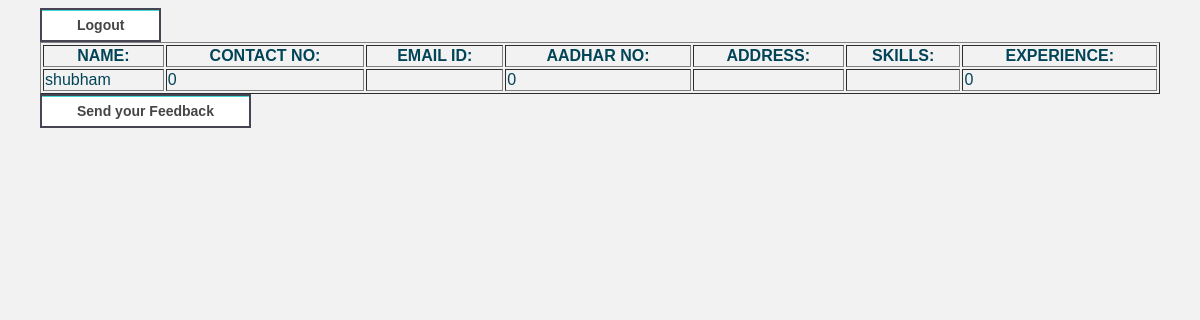
The page /search.php (signed in) on the database its author committed.
### tables this page shows
CREATE TABLE `person2` (
  `id` int(11) NOT NULL,
  `name` varchar(11) NOT NULL,
  `contactno` int(22) NOT NULL,
  `aadharno` int(33) NOT NULL,
  `email` varchar(44) NOT NULL,
  `address` varchar(55) NOT NULL,
  `experience` int(66) NOT NULL,
  `work` varchar(77) NOT NULL
);

### search.php (the view, shortened to what this page needs)
<!DOCTYPE html>
<html>
    <body>
        <a href="logout.php"><button>Logout</button></a>
<?php
$conn = mysqli_connect('127.0.0.1', 'root','','information2');
  $Skills= $_GET['skills'];
$sql = "SELECT * FROM person2 WHERE `work`='".$Skills."'";
$result = mysqli_query($conn, $sql);
?>
  <table border="1" style="width:100%";>
  <tr>
    <th>NAME:</th>
    <th>CONTACT NO:</th>
       <th>EMAIL ID:</th>
    <th>AADHAR NO:</th>
      <th>ADDRESS:</th>
    <th>SKILLS:</th>
    <th>EXPERIENCE:</th>
  </tr>
  <?php
 while($row = mysqli_fetch_assoc($result)){
  echo "<tr>";
echo "<td>".$row ["name"]."</td>";
echo  "<td>".$row ["contactno"]."</td>";
echo "<td>".$row["email"]."</td>";
echo  "<td>".$row ["aadharno"]."</td>";
echo "<td>".$row ["address"]."</td>";
echo  "<td>".$row ["work"]."</td>";
echo "<td>".$row ["experience"]."</td>";
echo "</tr>";
}
?>
        </table>
        <a href="feedback-form.html"><button>Send your Feedback</button></a>
    </body>
</html>

### search.php (style rules this page uses)
body { padding: 0 2em; font-family: Arial, sans-serif; color: #024457; background: #f2f2f2; }
button { background: #fff; border: solid 2px #474553; color: #474544; cursor: pointer; display: inline-block; font-family: 'Helvetica', Arial, sans-serif; font-size: 0.875em; font-weight: bold; outline: inherit; padding: 7px 35px; margin: 90 auto; text-transform: full-width; -webkit-transition: all 0.3s; -moz-transition: all 0.3s; -ms-transition: all 0.3s; -o-transition: all 0.3s; transition: all 0.3s; -moz-box-shadow: inset 0px 1px 0px 0px #45D6D6; -webkit-box-shadow: inset 0px 1px 0px 0px #45D6D6; box-shadow: inset 0px 1px 0px 0px #45D6D6; }

### rows shown on the page
person2: name "shubham", contactno "0", aadharno "0", experience "0"
